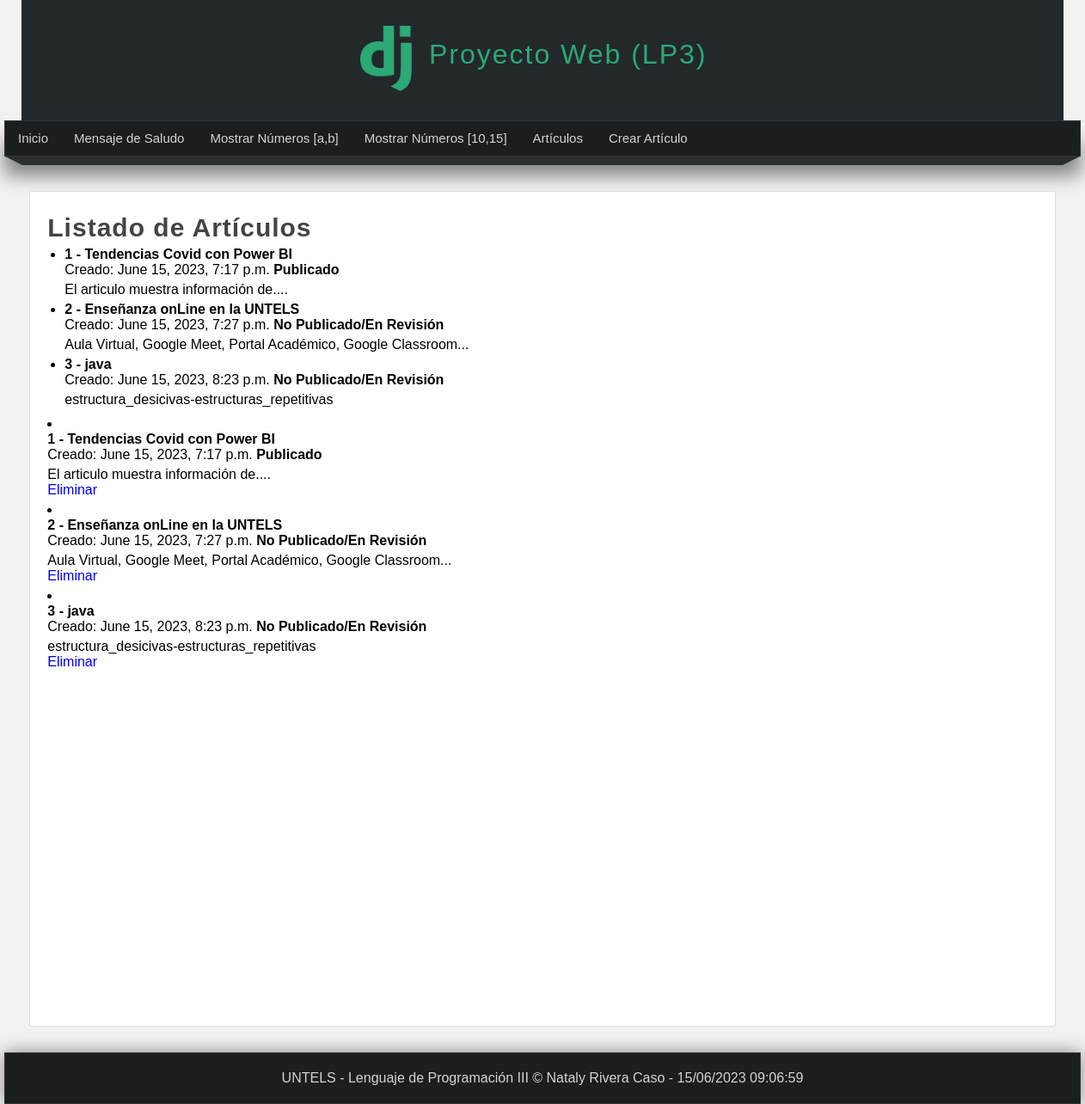
The page /listar-articulos/ on the database its author committed.
### miapp/models.py (models this page shows)
class Articulo(models.Model):
    titulo = models.CharField(max_length=150)
    contenido = models.TextField()
    imegen = models.ImageField(default='null')
    publicado = models.BooleanField()
    creado = models.DateTimeField(auto_now_add=True)
    actualizado = models.DateTimeField(auto_now=True)

### miapp/views.py (the view)
# urls.py: path('listar-articulos/',views.listar_articulos,name="listar_articulos"),
def listar_articulos(request):
    articulos = Articulo.objects.all()
    return render(request, 'listar_articulos.html',{
        'articulos':articulos,
        'titulo': 'Listado de Artículos'
        })

### miapp/templates/listar_articulos.html (shortened to what this page needs)
{% extends 'layout.html' %}
{% block content %}
    <h1 class="title">{{titulo}} </h1>
    <ul>
        {% for articulo in articulos %}
            <li>
                <h4>{{articulo.id}} - {{articulo.titulo}}</h4>
                <span>Creado: {{articulo.creado}}</span>
                {% if articulo.publicado %}
                <strong> Publicado </strong>
                {% else %}
                <strong> No Publicado/En Revisión </strong>
                {% endif %}
                <p>{{articulo.contenido}}</p>
            </li>
        {% endfor %}
    </ul>
    {% for articulo in articulos %}
        <li>
            <h4>{{articulo.id}} - {{articulo.titulo}}</h4>
            <span>Creado: {{articulo.creado}}</span>
            {% if articulo.publicado %}
            <strong> Publicado </strong>
            {% else %}
            <strong> No Publicado/En Revisión </strong>
            {% endif %}
            <p>
                {{articulo.contenido}}<br>
                <a href="{% url 'eliminar_articulo' id=articulo.id %}">Eliminar</a>
            </p>
        </li>
    {% endfor %}
{% endblock %}

### miapp/templates/layout.html (shortened to what this page needs)
<!DOCTYPE html>
<html lang="es">
<head>
    {% load static %}
    <link rel="stylesheet" type="text/css" href="{% static 'css/style.css' %}" />
</head>
<body>
    <header>
        <div id="logotipo">
            <img src="{% static 'imagenes/LogoDJango.png' %}" />
        <h1>Proyecto Web (LP3)</h1>
        </div>
        </header>
    <nav>
        <ul>
        <li>
        <a href="{% url 'inicio' %}"> Inicio</a>
        </li>
        <li>
        <a href="{% url 'saludo' %}"> Mensaje de Saludo</a>
        </li>
        <li>
        <a href="{% url 'rango' %}"> Mostrar Números [a,b]</a>
        </li>
        <li>
        <a href="{% url 'rango2' %}"> Mostrar Números [10,15]</a>
        </li>
        <li>
            <a href="{% url 'listar_articulos' %}"> Artículos</a>
        </li>
        <li>
            <a href="{% url 'create_articulo' %}"> Crear Artículo</a>
        </li>
        </ul>
    </nav>
    <div class="barra">
        <span class="esquina-izquierda"></span>
        <span class="relleno-barra"></span>
        <span class="esquina-derecha"></span>
        </div>
        <div id="content">
            <div class="box">
            {% block content %}{% endblock %}
                </div>
        </div>
        <footer>
        UNTELS - Lenguaje de Programación III &copy; Nataly Rivera Caso - {% now "d/m/Y h:m:s" %}
        </footer>
</body>
</html>

### miapp/static/css/style.css (style rules this page uses)
* { margin: 0px; padding: 0px; font-family: Arial, Helvetica, sans-serif; text-decoration: none; }
body { background-color: #f2f2f2; }
header { width: 1212px; height: 140px; background-color: #23282B; margin: 0 auto; }
#logotipo { width: 35%; height: 130px; margin: 0 auto; padding-top: 10px; }
#logotipo img { display: block; width: 60px; float: left; margin-top: 20px; }
#logotipo h1 { display: block; float: left; margin-top: 35px; margin-left: 20px; letter-spacing: 2px; font-weight: lighter; color: #2ba977; }
nav { width: 1250px; height: 40px; margin: 0 auto; background-color: #1B1E1F; border: 1px solid #333333; box-shadow: 0px 22px 22px gray; font-size: 15px; }
nav ul { list-style: none; text-decoration: none; }
nav ul li { line-height: 40px; float: left; }
nav ul li a { display: block; padding-left: 15px; padding-right: 15px; color: #d1d4d6; }
.barra { width: 1250px; margin: 0 auto; }
.esquina-izquierda { display: block; border-left: 20px solid transparent; border-top: 10px solid #2B2F30; float: left; }
.esquina-derecha { display: block; border-right: 20px solid transparent; border-top: 10px solid #2B2F30; float: right; }
.relleno-barra { display: block; width: 1210px; height: 10px; background: #2B2F30; float: left; }
#content { width: 1212px; min-height: 930px; margin: 0 auto; margin-bottom: 30px; margin-top: 40px; }
.box { background: white; width: 95%; min-height: 930px; padding: 20px; border: 1px solid #ddd; border-radius: 2px; margin: 0 auto; }
.title { color: #444; letter-spacing: 1px; font-size: 30px; margin-bottom: 4px; margin-top: 5px; }
footer { width: 1250px; background-color: #1B1E1F; border: 1px solid #333; color: #d1d4d6; text-align: center; margin: 0 auto; padding-top: 20px; padding-bottom: 20px; box-shadow: 0px 0px 20px gray; }
.box p, .box h2, .box h3, .box ul { margin-bottom: 5px; margin-top: 5px; }
.box ul, .box ol { margin-left: 20px; margin-bottom: 10px; }
.box { background: white; width: 95%; min-height: 930px; padding: 20px; border-radius: 2px; margin: 0 auto; }

### rows shown on the page
Articulo: id "1", titulo "Tendencias Covid con Power BI", creado "June 15, 2023, 7:17 p.m.", publicado "Publicado", contenido "El articulo muestra información de...."
Articulo: id "2", titulo "Enseñanza onLine en la UNTELS", creado "June 15, 2023, 7:27 p.m.", publicado "No Publicado/En Revisión", contenido "Aula Virtual, Google Meet, Portal Académico, Google Classroom..."
Articulo: id "3", titulo "java", creado "June 15, 2023, 8:23 p.m.", publicado "No Publicado/En Revisión", contenido "estructura_desicivas-estructuras_repetitivas"

### other values the page prints
{{ titulo }} "Listado de Artículos"
